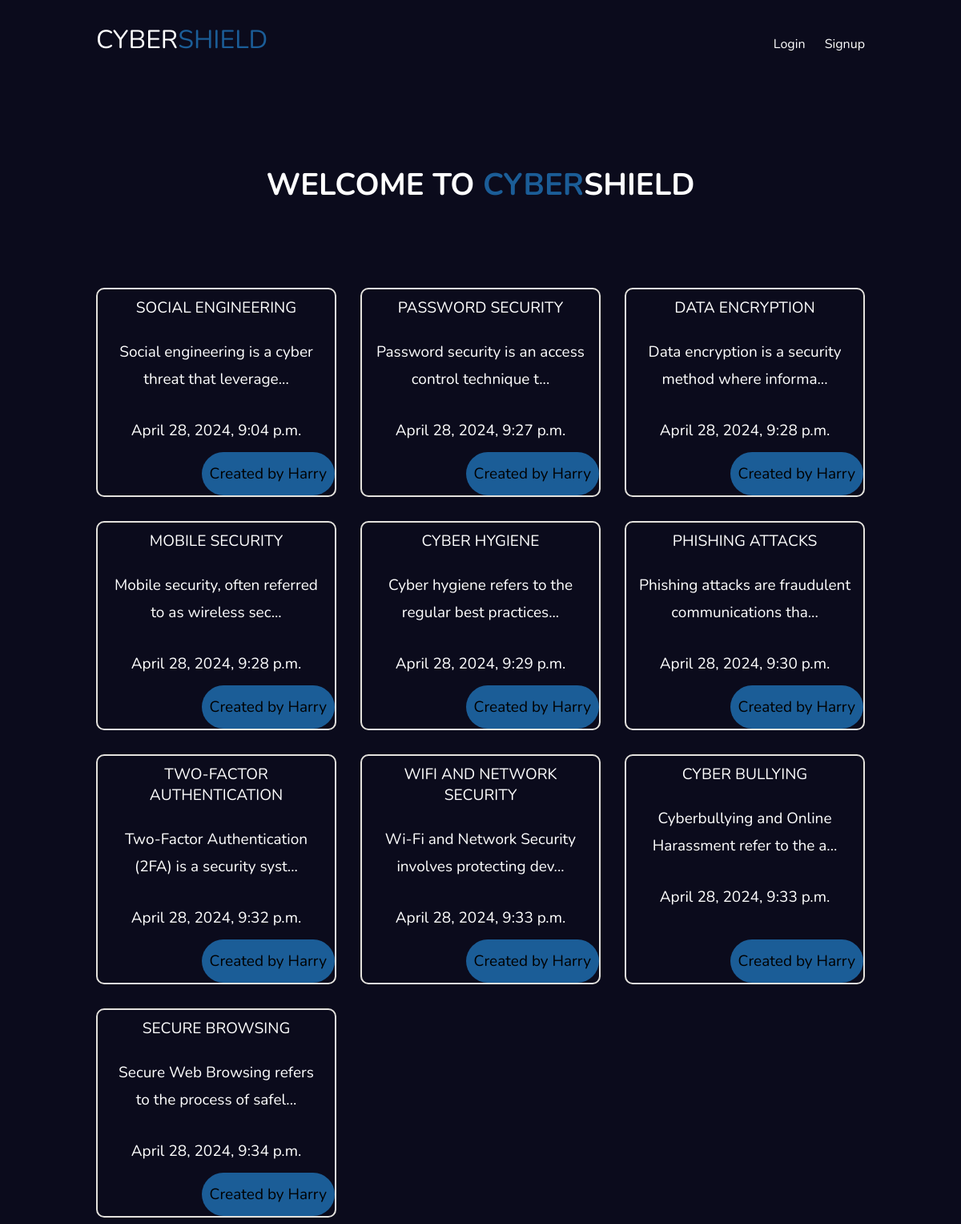
The app's page /articles/ with its own data.
### articles/models.py (models this page shows, shortened)
class Article(models.Model):
    title = models.CharField(max_length=100)
    slug = models.SlugField()
    body = models.TextField()
    date = models.DateTimeField(auto_now_add=True)
    thumb = models.ImageField(default='default.png', blank=True)
    author = models.ForeignKey(User, on_delete=models.CASCADE, default=None)  # Add on_delete argument
    def snippet(self):
        return self.body[:50] + '...'

### articles/views.py (the view)
# urls.py: path('', views.article_list, name="list"),
def article_list(request):
    articles = Article.objects.all().order_by('date')
    return render(request, 'articles/article_list.html', {'articles': articles})

### articles/templates/articles/article_list.html
{% extends 'base_layout.html' %}
{% block content %}
    <h1>WELCOME TO <span>CYBER</span>SHIELD</h1>
    <div class="articles">
        {% for article in articles %}
            <div class="article">
                <h2><a href="{% url 'articles:detail' slug=article.slug %}">{{ article.title }}</a></h2>
                <p>{{ article.snippet }}</p>
                <p>{{ article.date }}</p>
                <p class="author">Created by {{ article.author.username }}</p>
            </div>
        {% endfor %}
    </div>
{% endblock %}

### templates/base_layout.html (shortened to what this page needs)
{% load static from static %}
<!DOCTYPE html>
<html lang="en">
<head>
    <link rel="stylesheet" type="text/css" href="{% static 'styles.css' %}">
</head>
<body>
    <header class="wrapper">
        <h1><a href="{% url 'home' %}">CYBER<span>SHIELD</span></a></h1>
        <nav>
            <ul>
                {% if user.is_authenticated %}
                <li>
                    <form  class="logout-link" method="post" action="{% url 'accounts:logout' %}">
                        {% csrf_token %}
                        <button type="submit">Logout</button>
                    </form>
                </li>
                <li><a href="{% url 'articles:create' %}" class="highlight" >New Article</a></li>
                {% else %}
                    <li><a href="{% url 'accounts:login' %}">Login</a></li>
                    <li><a href="{% url 'accounts:signup' %}">Signup</a></li>
                {% endif %}
            </ul>
        </nav>
    </header>
<div class="wrapper">
    {% block content %}
    {% endblock %}
</div>
</body>
</html>

### assets/styles.css (style rules this page uses)
body { background-color: #0b0b1c; background-repeat: no-repeat; color: #fff; }
* { font-family: nunito; }
h1,h2,h3,h4,h5 { font-weight:normal; margin: 0; }
a, a:hover, a:visited { color: #fff; text-decoration: none; }
.wrapper { max-width: 960px; margin: 0 auto; }
span { color: rgb(27, 93, 151); }
div.wrapper h1 { text-align:center; margin: 102px auto; font-size: 2.4em; font-weight: bold; }
header { display: grid; grid-template-columns: 1fr 1fr; padding: 20px 0; }
nav { justify-self:end; }
nav li { display: inline-block; margin-left:20px; }
.articles { display:grid; grid-template-columns:1fr 1fr 1fr; grid-gap: 30px; }
.article { padding: 10px; border: 2px solid rgb(228, 226, 221); position:relative; padding-bottom:40px; border-radius: 10px; }
.article h2 { font-size:1.2em; text-align: center; }
.article p { text-align: center; font-size: 19px; line-height: 34px; padding: 2%; }
.article .author { padding: 10px; background: rgb(27, 93, 151); position: absolute; right: 0; bottom: 0; margin: 0; color: #000; border-radius: 50px; }

### records on screen
Article: title "SOCIAL ENGINEERING", snippet "Social engineering is a cyber threat that leverage...", date "April 28, 2024, 9:04 p.m.", author.username "Harry"
Article: title "PASSWORD SECURITY", snippet "Password security is an access control technique t...", date "April 28, 2024, 9:27 p.m.", author.username "Harry"
Article: title "DATA ENCRYPTION", snippet "Data encryption is a security method where informa...", date "April 28, 2024, 9:28 p.m.", author.username "Harry"
Article: title "MOBILE SECURITY", snippet "Mobile security, often referred to as wireless sec...", date "April 28, 2024, 9:28 p.m.", author.username "Harry"
Article: title "CYBER HYGIENE", snippet "Cyber hygiene refers to the regular best practices...", date "April 28, 2024, 9:29 p.m.", author.username "Harry"
Article: title "PHISHING ATTACKS", snippet "Phishing attacks are fraudulent communications tha...", date "April 28, 2024, 9:30 p.m.", author.username "Harry"
Article: title "TWO-FACTOR AUTHENTICATION", snippet "Two-Factor Authentication (2FA) is a security syst...", date "April 28, 2024, 9:32 p.m.", author.username "Harry"
Article: title "WIFI AND NETWORK SECURITY", snippet "Wi-Fi and Network Security involves protecting dev...", date "April 28, 2024, 9:33 p.m.", author.username "Harry"
Article: title "CYBER BULLYING", snippet "Cyberbullying and Online Harassment refer to the a...", date "April 28, 2024, 9:33 p.m.", author.username "Harry"
Article: title "SECURE BROWSING", snippet "Secure Web Browsing refers to the process of safel...", date "April 28, 2024, 9:34 p.m.", author.username "Harry"
